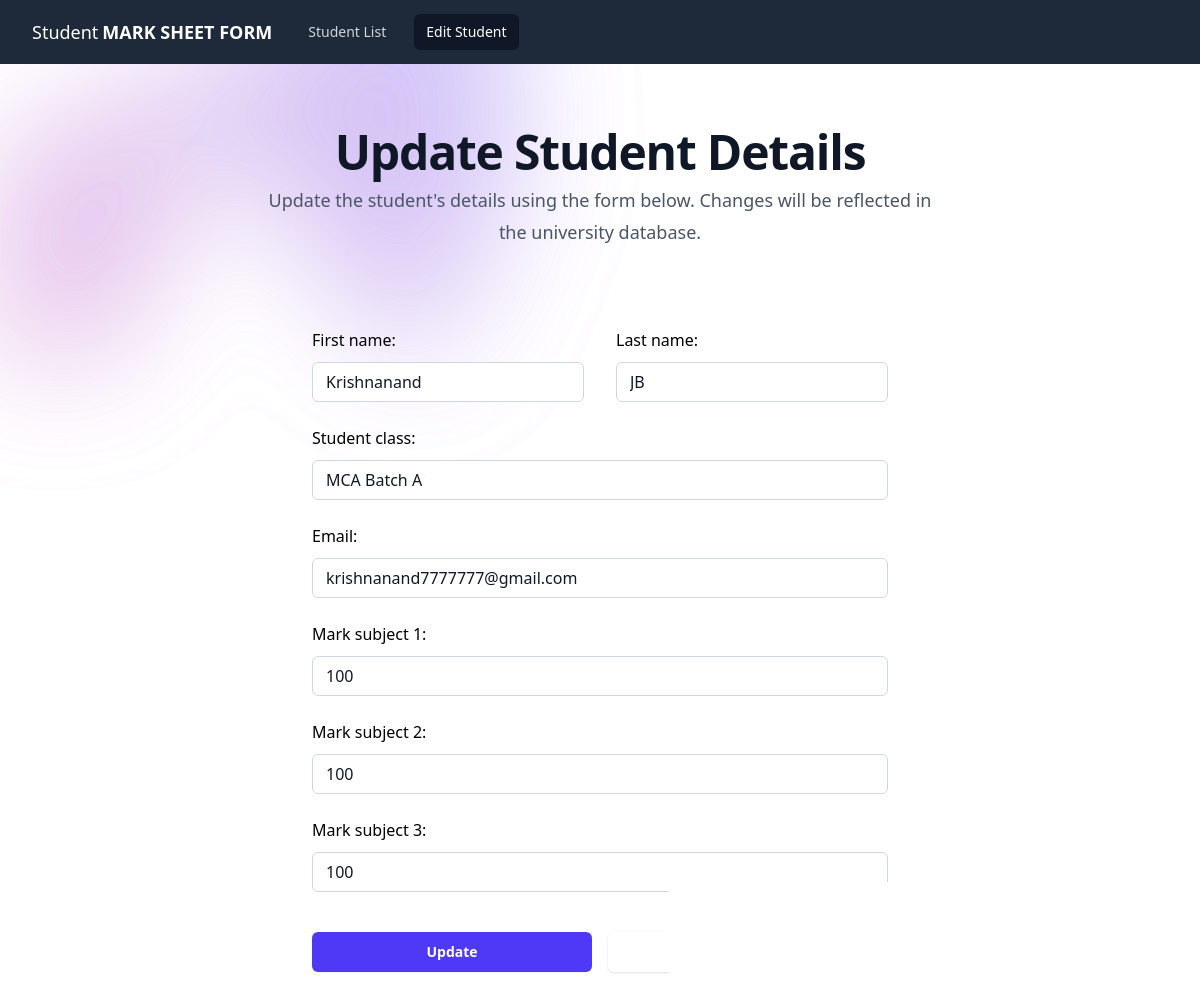
The page /update-student-details/9 on the database its author committed.
### base/models.py (models this page shows, shortened)
class Student(models.Model):
    first_name = models.CharField(max_length=200)
    last_name = models.CharField(max_length=200)
    student_class = models.CharField(max_length=200)
    email = models.EmailField(unique=True)
    mark_subject_1 = models.IntegerField()
    mark_subject_2 = models.IntegerField()
    mark_subject_3 = models.IntegerField()
    total_mark = models.IntegerField(editable=False)

### base/views.py (the view)
# urls.py: path('update-student-details/<str:pk>', views.update_student, name="update_student"),
def update_student(request, pk):
    student_details = Student.objects.get(id=pk)
    context = {
        "student_list_class": "rounded-md px-3 py-2 text-sm font-medium text-gray-300 hover:bg-gray-700 hover:text-white",
        "add_student_class": "rounded-md bg-gray-900 px-3 py-2 text-sm font-medium text-white",
        "edit_or_add": "Edit Student",
        "heading": "Update Student Details",
        "sub_heading": "Update the student's details using the form below. Changes will be reflected in the university database.",
        "form": StudentDetailsForm(instance=student_details),
    }
    if request.method == "POST":
        form = StudentDetailsForm(request.POST, instance=student_details)
        if form.is_valid():
            form.save()
            return redirect("list_student")
    return render(request, "base/student_form.html", context)

### base/form.py (shortened to what this page needs)
class StudentDetailsForm(ModelForm):
    class Meta:
        model = Student
        fields = ["first_name", "last_name", "student_class", "email", "mark_subject_1", "mark_subject_2", "mark_subject_3"]
        tailwind_classes = "block w-full rounded-md bg-white px-3.5 py-2 text-base text-gray-900 outline-1 -outline-offset-1 outline-gray-300 placeholder:text-gray-400 focus:outline-2 focus:-outline-offset-2 focus:outline-indigo-600"
        widgets = {
            "first_name": forms.TextInput(attrs={"class": tailwind_classes}),
            "last_name": forms.TextInput(attrs={"class": tailwind_classes}),
            "student_class": forms.TextInput(attrs={"class": tailwind_classes}),
            "email": forms.EmailInput(attrs={"class": tailwind_classes}),
            "mark_subject_1": forms.NumberInput(attrs={"class": tailwind_classes, "max": 100, "min": 0}),
            "mark_subject_2": forms.NumberInput(attrs={"class": tailwind_classes, "max": 100, "min": 0}),
            "mark_subject_3": forms.NumberInput(attrs={"class": tailwind_classes, "max": 100, "min": 0}),
        }

### base/templates/base/student_form.html (shortened to what this page needs)
{% extends 'base.html' %}
{% block navbar %}
    {% include 'navbar.html' with student_list_class=student_list_class add_student_class=add_student_class edit_or_add=edit_or_add %}
{% endblock navbar %}
{% block content %}
<div class="px-6 py-0 sm:py-0 lg:px-8">
    <div class="absolute inset-x-0 top-[-10rem] -z-10 transform-gpu overflow-hidden blur-3xl sm:top-[-20rem]" aria-hidden="true">
      <div class="relative left-1/2 -z-10 aspect-1155/678 w-[36.125rem] max-w-none -translate-x-1/2 rotate-[30deg] bg-linear-to-tr from-[#ff80b5] to-[#9089fc] opacity-30 sm:left-[calc(50%-40rem)] sm:w-[72.1875rem]" style="clip-path: polygon(74.1% 44.1%, 100% 61.6%, 97.5% 26.9%, 85.5% 0.1%, 80.7% 2%, 72.5% 32.5%, 60.2% 62.4%, 52.4% 68.1%, 47.5% 58.3%, 45.2% 34.5%, 27.5% 76.7%, 0.1% 64.9%, 17.9% 100%, 27.6% 76.8%, 76.1% 97.7%, 74.1% 44.1%)"></div>
    </div>
    <div class="mx-auto max-w-2xl text-center">
      <h2 class="text-4xl font-semibold tracking-tight text-balance text-gray-900 sm:text-5xl">{{ heading }}</h2>
      <p class="mt-2 text-lg/8 text-gray-600">{{ sub_heading }}</p>
    </div>
    <form action="#" method="POST" class="mx-auto mt-16 max-w-xl sm:mt-20">
        <div class="grid grid-cols-1 gap-x-8 gap-y-6 sm:grid-cols-2">
            <div>
            {{ form.first_name.label_tag }}
            <div class="mt-2.5">
                {{ form.first_name }}
            </div>
            </div>
            <div>
                {{ form.last_name.label_tag }}
                <div class="mt-2.5">
                    {{ form.last_name }}
                </div>
            </div>
            <div class="sm:col-span-2">
                {{ form.student_class.label_tag }}
                <div class="mt-2.5">
                    {{ form.student_class }}
                </div>
            </div>
            <div class="sm:col-span-2">
                {{ form.email.label_tag }}
                <div class="mt-2.5">
                    {{ form.email }}
                </div>
            </div>
            <div class="sm:col-span-2">
                {{ form.mark_subject_1.label_tag }}
                <div class="mt-2.5">
                    {{ form.mark_subject_1 }}
                </div>
            </div>
            <div class="sm:col-span-2">
                {{ form.mark_subject_2.label_tag }}
                <div class="mt-2.5">
                    {{ form.mark_subject_2 }}
                </div>
            </div>
            <div class="sm:col-span-2">
                {{ form.mark_subject_3.label_tag }}
                <div class="mt-2.5">
                    {{ form.mark_subject_3 }}
                </div>
            </div>
        </div>
        <div class="mt-10 flex space-x-4">
            <button type="submit" class="w-1/2 rounded-md bg-indigo-600 px-3.5 py-2.5 text-center text-sm font-semibold text-white shadow-xs hover:bg-indigo-500 cursor-pointer focus-visible:outline-2 focus-visible:outline-offset-2 focus-visible:outline-indigo-600">
                {% if "update-student-details" in request.path %}
                    Update
                {% else %}
                    Add
                {% endif %}
            </button>
            <a href="{% url 'list_student' %}" class="w-1/2 rounded-md bg-white-600 px-3.5 py-2.5 text-center text-sm font-semibold text-black shadow-sm hover:text-red-500 cursor-pointer focus-visible:outline-2 focus-visible:outline-offset-2 focus-visible:outline-red-600">Cancel</a>
        </div>
    </form>
  </div>
{% endblock content %}

### rows shown on the page
Student: first_name "Krishnanand", last_name "JB", student_class "MCA Batch A", email "krishnanand7777777@gmail.com", mark_subject_1 "100", mark_subject_2 "100", mark_subject_3 "100"

### other values the page prints
{{ edit_or_add }} "Edit Student"
{{ heading }} "Update Student Details"
{{ sub_heading }} "Update the student's details using the form below. Changes will be reflected in the university database."
